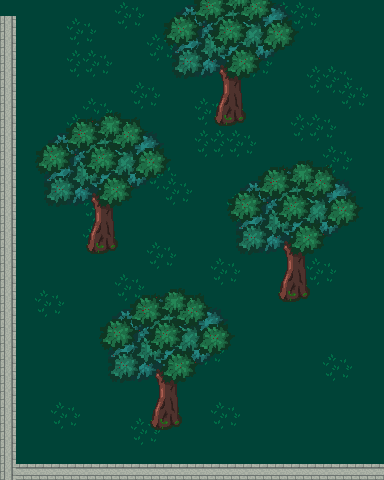

This is a level from a 2D game, rendered from its Tiled map with the project's own tilesets. A one-line summary and the complete map file follow:
An orthogonal 24x30 tile map with 16x16 px tiles, 3 tile layers (background, background, 2.5), 3 tilesets and 1 object (spawn).

<map version="1.4" tiledversion="1.4.3" orientation="orthogonal" renderorder="right-up" width="24" height="30" tilewidth="16" tileheight="16" infinite="0" nextlayerid="7" nextobjectid="2">
 <tileset firstgid="1" source="terrain.tsx" />
 <tileset firstgid="1025" source="tileset_town_multi_v001.tsx" />
 <tileset firstgid="1585" source="treebig.tsx" />
 <layer id="1" name="background" width="24" height="30">
  <data encoding="csv">
1610613805,296,296,296,296,296,296,296,296,296,296,296,296,296,296,296,296,296,296,296,296,296,296,296,
296,296,296,296,296,296,296,296,296,296,296,296,296,296,296,296,296,296,296,296,296,296,296,296,
296,296,296,296,296,296,296,296,296,296,296,296,296,296,296,296,296,296,296,296,296,296,296,296,
296,296,296,296,296,296,296,296,296,296,296,296,296,296,296,296,296,296,296,296,296,296,296,296,
296,296,296,296,296,296,296,296,296,296,296,296,296,296,296,296,296,296,296,296,296,296,296,296,
296,296,296,296,296,296,296,296,296,296,296,296,296,296,296,296,296,296,296,296,296,296,296,296,
296,296,296,296,296,296,296,296,296,296,296,296,296,296,296,296,296,296,296,296,296,296,296,296,
296,296,296,296,296,296,296,296,296,296,296,296,296,296,296,296,296,296,296,296,296,296,296,296,
296,296,296,296,296,296,296,296,296,296,296,296,296,296,296,296,296,296,296,296,296,296,296,296,
296,296,296,296,296,296,296,296,296,296,296,296,296,296,296,296,296,296,296,296,296,296,296,296,
296,296,296,296,296,296,296,296,296,296,296,296,296,296,296,296,296,296,296,296,296,296,296,296,
296,296,296,296,296,296,296,296,296,296,296,296,296,296,296,296,296,296,296,296,296,296,296,296,
296,296,296,296,296,296,296,296,296,296,360,296,296,296,296,296,296,296,296,296,296,296,296,296,
296,296,296,296,296,296,296,296,296,296,296,296,296,296,296,296,296,296,296,296,296,296,296,296,
296,296,296,296,296,296,296,296,296,296,296,296,296,296,296,296,296,296,296,296,296,296,296,296,
296,296,296,296,296,296,296,296,296,296,296,296,296,296,296,296,296,296,296,296,296,296,296,296,
296,296,296,296,296,296,296,296,296,296,296,296,296,296,296,296,296,296,296,296,296,296,296,296,
296,296,296,296,296,296,296,296,296,296,296,296,296,296,296,296,296,296,296,296,296,296,296,296,
296,296,296,296,296,296,296,296,296,296,296,296,296,296,296,296,296,296,296,296,296,296,296,296,
296,296,296,296,296,296,296,296,296,296,296,296,296,296,296,296,296,296,296,296,296,296,296,296,
296,296,296,296,296,296,296,296,296,296,296,296,296,296,296,296,296,296,296,296,296,296,296,296,
296,296,296,296,296,296,296,296,296,296,296,296,296,296,296,296,296,296,296,296,296,296,296,296,
296,296,296,296,296,296,296,296,296,296,296,296,296,296,296,296,296,296,296,296,296,296,296,296,
296,296,296,296,296,296,296,296,296,296,296,296,296,296,296,296,296,296,296,296,296,296,296,296,
296,296,296,296,296,296,296,296,296,296,296,296,296,296,296,296,296,296,296,296,296,296,296,296,
296,296,296,296,296,296,296,296,296,296,296,296,296,296,296,296,296,296,296,296,296,296,296,296,
296,296,296,296,296,296,296,296,296,296,296,296,296,296,296,296,296,296,296,296,296,296,296,296,
296,296,296,296,296,296,296,296,296,296,296,296,296,296,296,296,296,296,296,296,296,296,296,296,
296,296,296,296,296,296,296,296,296,296,296,296,296,296,296,296,296,296,296,296,296,296,296,296,
296,296,296,296,296,296,296,296,296,296,296,296,296,296,296,296,296,296,296,296,296,296,296,296
</data>
 </layer>
 <layer id="2" name="background" width="24" height="30">
  <data encoding="csv">
0,0,0,0,0,0,0,0,0,0,0,0,0,0,0,0,0,0,0,0,0,0,0,0,
1610613805,0,0,0,0,0,0,360,0,0,0,0,0,0,360,0,0,360,360,0,0,0,0,0,
1610613805,0,0,0,360,0,0,0,0,0,0,0,0,0,360,0,0,0,0,0,0,0,0,0,
1610613805,0,0,0,0,0,0,0,0,360,0,0,0,0,0,0,0,0,0,0,0,0,0,0,
1610613805,0,0,0,360,360,0,0,0,0,0,0,0,0,0,360,0,0,0,0,0,0,0,0,
1610613805,0,0,0,0,0,0,0,0,0,0,0,0,0,0,0,0,0,0,360,360,0,0,0,
1610613805,0,0,0,0,0,0,0,360,0,0,0,0,0,0,0,0,0,0,0,0,360,0,0,
1610613805,0,0,0,0,360,0,0,0,0,0,0,360,0,0,0,0,0,0,0,0,0,0,0,
1610613805,0,0,0,360,0,0,0,0,0,0,0,0,0,0,0,0,0,360,360,0,0,0,0,
1610613805,0,0,0,0,0,0,0,0,0,0,0,360,360,360,0,0,0,0,0,0,0,0,0,
1610613805,0,0,0,0,0,360,0,0,0,0,0,0,0,0,0,0,0,0,0,360,0,0,0,
1610613805,0,0,360,0,0,0,0,0,360,0,0,0,0,0,0,0,0,0,0,0,0,0,0,
1610613805,0,0,0,0,0,0,0,0,0,360,0,0,0,0,0,0,0,0,0,0,0,0,0,
1610613805,0,0,0,0,360,0,0,0,0,0,0,0,0,360,0,0,0,0,360,0,0,0,0,
1610613805,0,0,0,0,0,0,0,0,0,0,0,0,0,0,0,0,0,0,0,0,0,0,0,
1610613805,0,0,0,0,360,0,0,0,0,0,0,0,0,0,0,0,0,0,0,0,0,0,0,
1610613805,0,0,0,0,0,0,0,0,360,0,0,0,0,0,0,0,0,0,0,0,0,0,0,
1610613805,0,0,0,0,0,0,0,0,0,0,0,0,360,0,0,0,0,0,360,0,0,0,0,
1610613805,0,0,0,0,0,0,360,0,0,0,0,0,0,0,0,0,0,0,0,0,0,0,0,
1610613805,0,360,0,0,0,0,0,0,0,0,0,0,0,0,0,0,0,0,0,0,0,0,0,
1610613805,0,0,0,0,0,0,0,0,0,0,0,0,0,0,0,0,0,0,0,0,0,0,0,
1610613805,0,0,0,0,0,0,0,0,0,0,0,0,0,0,0,0,0,0,0,0,0,0,0,
1610613805,0,0,0,0,0,0,360,0,0,0,0,360,0,0,0,0,0,0,0,0,0,0,0,
1610613805,0,0,0,0,0,0,0,0,0,0,0,0,0,0,0,0,0,0,0,360,0,0,0,
1610613805,0,0,0,0,0,0,0,0,0,0,0,0,0,0,0,0,0,0,0,0,0,0,0,
1610613805,0,0,0,0,0,0,0,0,0,0,0,0,0,0,0,0,0,0,0,0,0,0,0,
1610613805,0,0,360,0,0,0,0,0,0,0,0,0,360,0,0,0,0,0,0,0,0,0,0,
1610613805,0,0,0,0,0,0,0,360,0,0,0,0,0,0,0,0,0,0,0,0,0,0,0,
1610613805,0,0,0,0,0,0,0,0,0,0,0,0,0,0,0,0,0,0,0,0,0,0,0,
1610613805,3221226541,3221226541,3221226541,3221226541,3221226541,3221226541,3221226541,3221226541,3221226541,3221226541,3221226541,3221226541,3221226541,3221226541,3221226541,3221226541,3221226541,3221226541,3221226541,3221226541,3221226541,3221226541,3221226541
</data>
 </layer>
 <layer id="3" name="2.5" width="24" height="30">
  <data encoding="csv">
0,0,0,0,0,0,0,0,0,0,0,0,0,0,0,0,0,0,0,0,0,0,0,0,
0,0,0,0,0,0,0,0,0,0,0,0,0,0,0,0,0,0,0,0,0,0,0,0,
0,0,0,0,0,0,0,0,0,0,0,0,0,0,0,0,0,0,0,0,0,0,0,0,
0,0,0,0,0,0,0,0,0,0,0,0,0,0,0,0,0,0,0,0,0,0,0,0,
0,0,0,0,0,0,0,0,0,0,0,0,0,0,0,0,0,0,0,0,0,0,0,0,
0,0,0,0,0,0,0,0,0,0,0,0,0,0,0,0,0,0,0,0,0,0,0,0,
0,0,0,0,0,0,0,0,0,0,0,0,0,0,0,0,0,0,0,0,0,0,0,0,
0,0,0,0,0,0,0,0,0,0,1585,0,0,0,0,0,0,0,0,0,0,0,0,0,
0,0,0,0,0,0,0,0,0,0,0,0,0,0,0,0,0,0,0,0,0,0,0,0,
0,0,0,0,0,0,0,0,0,0,0,0,0,0,0,0,0,0,0,0,0,0,0,0,
0,0,0,0,0,0,0,0,0,0,0,0,0,0,0,0,0,0,0,0,0,0,0,0,
0,0,0,0,0,0,0,0,0,0,0,0,0,0,0,0,0,0,0,0,0,0,0,0,
0,0,0,0,0,0,0,0,0,0,0,0,0,0,0,0,0,0,0,0,0,0,0,0,
0,0,0,0,0,0,0,0,0,0,0,0,0,0,0,0,0,0,0,0,0,0,0,0,
0,0,0,0,0,0,0,0,0,0,0,0,0,0,0,0,0,0,0,0,0,0,0,0,
0,0,1585,0,0,0,0,0,0,0,0,0,0,0,0,0,0,0,0,0,0,0,0,0,
0,0,0,0,0,0,0,0,0,0,0,0,0,0,0,0,0,0,0,0,0,0,0,0,
0,0,0,0,0,0,0,0,0,0,0,0,0,0,0,0,0,0,0,0,0,0,0,0,
0,0,0,0,0,0,0,0,0,0,0,0,0,0,1585,0,0,0,0,0,0,0,0,0,
0,0,0,0,0,0,0,0,0,0,0,0,0,0,0,0,0,0,0,0,0,0,0,0,
0,0,0,0,0,0,0,0,0,0,0,0,0,0,0,0,0,0,0,0,0,0,0,0,
0,0,0,0,0,0,0,0,0,0,0,0,0,0,0,0,0,0,0,0,0,0,0,0,
0,0,0,0,0,0,0,0,0,0,0,0,0,0,0,0,0,0,0,0,0,0,0,0,
0,0,0,0,0,0,0,0,0,0,0,0,0,0,0,0,0,0,0,0,0,0,0,0,
0,0,0,0,0,0,0,0,0,0,0,0,0,0,0,0,0,0,0,0,0,0,0,0,
0,0,0,0,0,0,0,0,0,0,0,0,0,0,0,0,0,0,0,0,0,0,0,0,
0,0,0,0,0,0,1585,0,0,0,0,0,0,0,0,0,0,0,0,0,0,0,0,0,
0,0,0,0,0,0,0,0,0,0,0,0,0,0,0,0,0,0,0,0,0,0,0,0,
0,0,0,0,0,0,0,0,0,0,0,0,0,0,0,0,0,0,0,0,0,0,0,0,
0,0,0,0,0,0,0,0,0,0,0,0,0,0,0,0,0,0,0,0,0,0,0,0
</data>
 </layer>
 <objectgroup id="4" name="spawns">
  <object id="1" name="spawn" x="181" y="178" width="40" height="46">
   <properties>
    <property name="spawnNumber" type="int" value="1" />
   </properties>
  </object>
 </objectgroup>
 <objectgroup id="5" name="doors" />
 <objectgroup id="6" name="box2D" />
</map>
